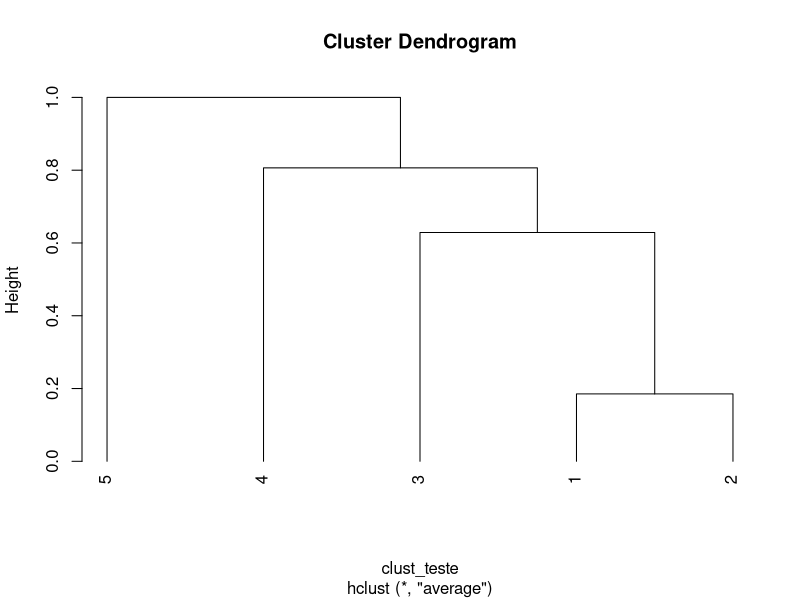

Write R code to recreate this figure.
install.packages("vegan")
library(vegan)


# build a matrix 
test <- matrix(c(0, 0, 0, 0, 0,
                 2, 0, 0, 0, 0,
                 6, 5, 0, 0, 0,
                 10, 9, 4, 0, 0, 
                 9, 8, 5, 3, 0), nrow=5, ncol = 5)

clust_teste<-vegdist (test, method = "jaccard")
plot(hclust(clust_teste, method="average"), hang=-1)
